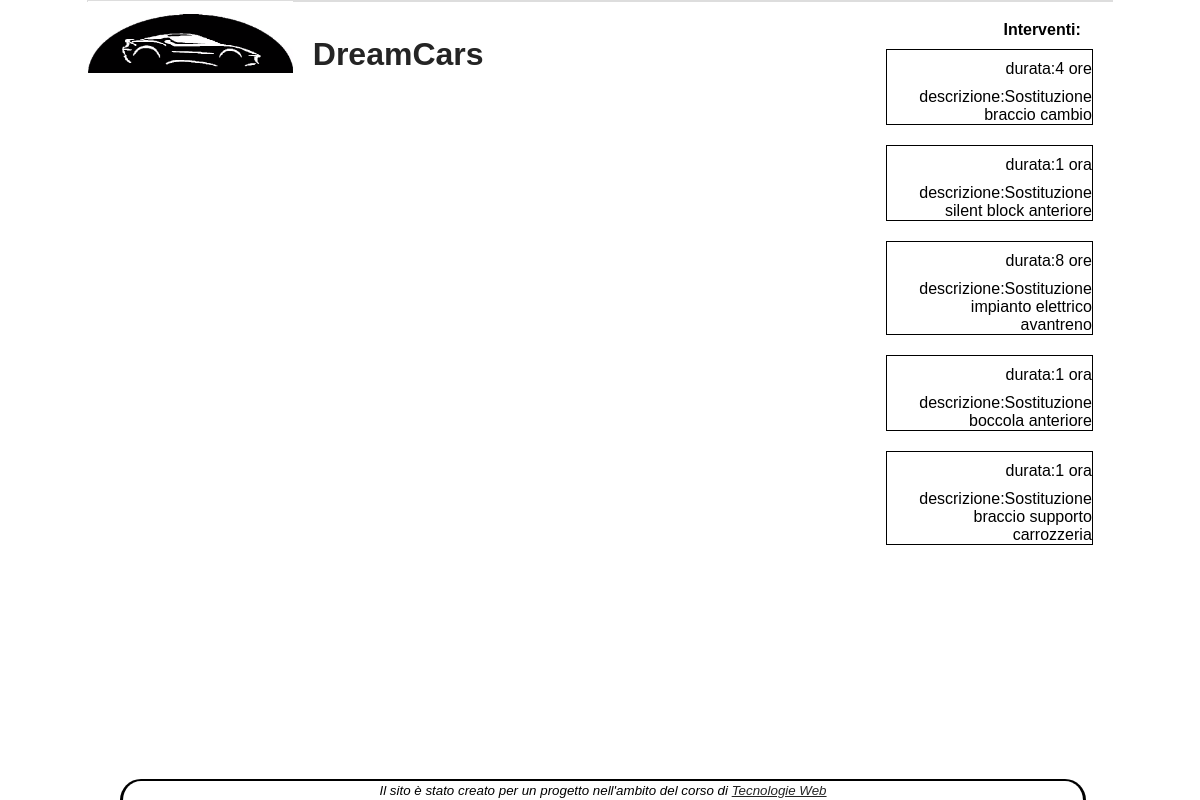
The app's page /Pagine/AreaPersonale/listaInterventi.php?riparazione=5 with its own data.
### tables this page shows
CREATE TABLE `Intervento` (
  `Id_Intervento` int(10) NOT NULL,
  `Matricola` varchar(20) NOT NULL,
  `Id_Riparazione` int(10) NOT NULL,
  `descrizione` varchar(200) NOT NULL,
  `Data_intervento` date NOT NULL,
  `costo` int(10) NOT NULL,
  `oretot` int(11) NOT NULL DEFAULT '1'
);

### Pagine/AreaPersonale/listaInterventi.php (the view, shortened to what this page needs)
<?php
include"../../config.php";
echo file_get_contents("../../Template/HeadBase.txt");
	$riparazione=$_GET['riparazione'];
	$interventiq="select descrizione, oretot from Intervento where Intervento.Id_Riparazione='".$riparazione."'";
	$interventi=mysqli_query($conn,$interventiq);
	if($interventi && $interventi->num_rows>0){
		echo"<h4>Interventi:</h4>";
		while($row=$interventi->fetch_assoc()){
			echo"<div class='autoInRiparazione'>
				<p>durata:".$row['oretot'];
            if($row['oretot']== 1)
                echo" ora </p>";
            else
                echo" ore </p>";
            echo"<p>descrizione:".$row['descrizione']."</p>
			</div>";
		}
	}
	else
		echo "nessun intervento ancora effettuato";
echo file_get_contents("GestioneRiparazioni2.txt");
 echo file_get_contents("../../Template/Footer.txt");?>

### Style/style.css (style rules this page uses)
* { padding: 0em; margin: 0em; }
body { font-family: Helvetica, Arial, Verdana, sans-serif; max-width: 1024px; margin: auto; border: 1px, solid, #ddd; height: 100%; }
a:link { color: #242424; }
#header img { float: left; max-width: 20%; }
#header h1 { width: 55%; float:left; color: #242424; font-size: 2em; padding-top :35px; padding-left: 20px; }
#login { text-align: right; width: 20%; float: left; height: 52px; vertical-align: bottom; margin-top: 20px; }
footer { text-align: center; width: 80%; border-top: 2px solid black; border-left: 3px solid black; border-right: 3px solid black; font-style: italic; height: 1.2em; border-radius: 50px 50px 0 0; position:fixed; bottom:0; left: 10%; right: 0; background-color:white; }
.autoInRiparazione { border: solid 1px black; border-collapse: collapse; margin: 10px; float: left; width: 100%; text-decoration: none; }
.autoInRiparazione p { padding-top: 10px; padding-left: 10px; }

### Style/print.css (style rules this page uses)
* { background-color: none; text-decoration: none; }
html { font-family: "Times New Roman", Times, serif; }
#menu, #breadcrumb, #login, footer, #header img, .brand-container { display: none; }
#header h1 { width: 100%; padding-left: 0px; }
.autoInRiparazione { border: 0px; }

### records on screen
intervento: oretot "4", descrizione "Sostituzione braccio cambio"
intervento: oretot "1", shows "ora", descrizione "Sostituzione silent block anteriore"
intervento: oretot "8", descrizione "Sostituzione impianto elettrico avantreno"
intervento: oretot "1", shows "ora", descrizione "Sostituzione boccola anteriore"
intervento: oretot "1", shows "ora", descrizione "Sostituzione braccio supporto carrozzeria"

### other values on screen
file_get_contents("../../Template/HeadBase.txt") "DreamCars"
file_get_contents("../../Template/Footer.txt") "Il sito è stato creato per un progetto nell'ambito del corso di Tecnologie Web"
